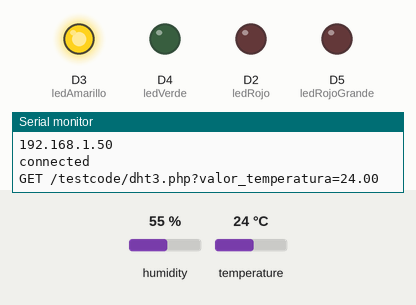
This sketch was run on a simulated ESP8266 (NodeMCU). Shown: output pins drawn as LEDs (lit = HIGH), the last lines printed to the serial monitor. Inputs (shaded band) come from the test bench; at power-on: temperature 24 °C, humidity 55 %. WiFi joins after 1.5 s; servers stay silent unless stated.

Above: at 2.7 s.
2.8 s: temperature set to 12 °C
At 7.6 s:
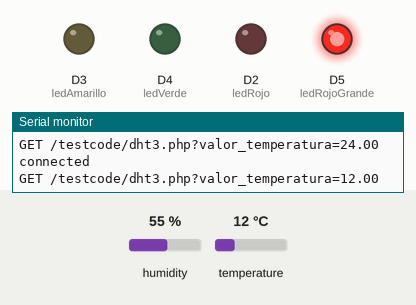
8.6 s: temperature set to 28 °C
At 12.5 s:
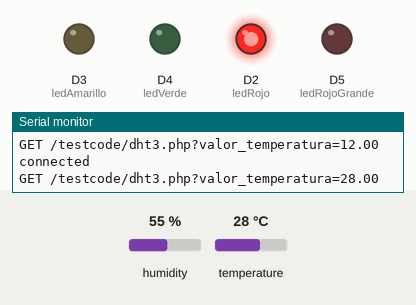
14.4 s: temperature set to 19 °C
At 18.5 s:
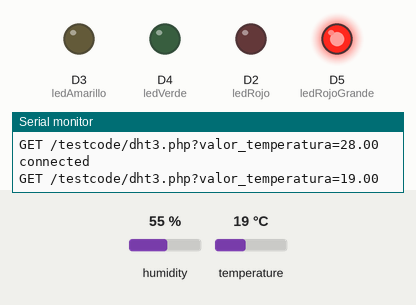
20.2 s: temperature set to 33 °C
At 23.3 s:
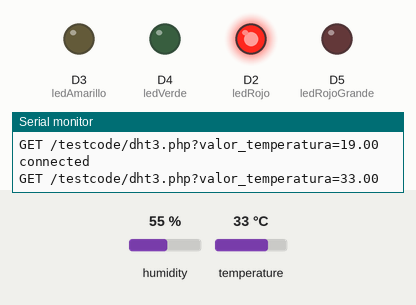
Timing chart, 0 to 24.8 s (numbered marks = the images above; inputs shaded):
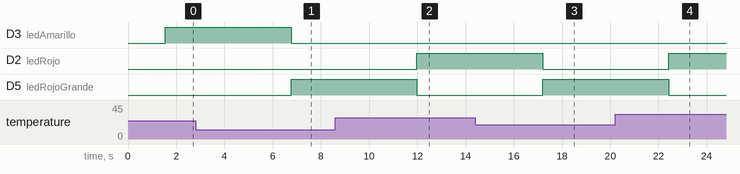

The sketch:

situacionProblema2.ino
```cpp
#include <DHT.h>
#include <SPI.h>
#include <ESP8266WiFi.h>
#include <PubSubClient.h>
#include <NTPClient.h>
#include <WiFiUdp.h>

byte mac[] = { 0xDE, 0xAD, 0xBE, 0xEF, 0xFE, 0xED }; //Setting MAC Address
int ledRojo = D2;
int ledAmarillo = D3;
int ledVerde = D4;
int ledRojoGrande = D5;
#define DHTTYPE DHT11
#define DHTPIN D1
DHT dht(DHTPIN, DHTTYPE);
const char* ssid = "INFINITUMF69C_2.4";
const char* password = "NtNXDq6zjk";
float temperatureData;
int tiempoIntervalo = 5000;
float temp1 = 23;
float temp2 = 24;
float temp3 = 25;


char server[] = "192.168.1.69";
IPAddress ip(192,168,0,177);

WiFiClient client;

/* Setup for Ethernet and RFID */
void setup_wifi() {

  delay(10);
  Serial.println();
  Serial.print("Connecting to ");
  Serial.println(ssid);

  WiFi.mode(WIFI_STA);
  WiFi.begin(ssid, password);

  while (WiFi.status() != WL_CONNECTED) {
    delay(500);
    Serial.print(".");
  }

  randomSeed(micros());
  Serial.println("");
  Serial.println("WiFi connected");
  Serial.println("IP address: ");
  Serial.println(WiFi.localIP());
}

void setup() {
  Serial.begin(9600);
  dht.begin();
  setup_wifi();
  pinMode(ledRojo,OUTPUT);
  pinMode(ledAmarillo,OUTPUT);
  pinMode(ledVerde,OUTPUT);
  pinMode(ledRojoGrande,OUTPUT);
}
//------------------------------------------------------------------------------


/* Infinite Loop */
void loop(){
  temperatureData = dht.readTemperature();
  if (temperatureData >= temp3){
    digitalWrite(ledRojo,HIGH);
    digitalWrite(ledAmarillo,LOW);
    digitalWrite(ledVerde,LOW);
    digitalWrite(ledRojoGrande,LOW);
  }
  else if (temperatureData >= temp2){
    digitalWrite(ledRojo,LOW);
    digitalWrite(ledAmarillo,HIGH);
    digitalWrite(ledVerde,LOW);
    digitalWrite(ledRojoGrande,LOW);
  }
  else if (temperatureData >= temp1){
    digitalWrite(ledRojo,LOW);
    digitalWrite(ledAmarillo,LOW);
    digitalWrite(ledVerde,HIGH);
    digitalWrite(ledRojoGrande,LOW);
  }
  else{
    digitalWrite(ledRojo,LOW);
    digitalWrite(ledAmarillo,LOW);
    digitalWrite(ledVerde,LOW);
    digitalWrite(ledRojoGrande,HIGH);
  }
  Sending_To_phpmyadmindatabase();
  delay(tiempoIntervalo);
}

  void Sending_To_phpmyadmindatabase()   //CONNECTING WITH MYSQL
 {
   if (client.connect(server, 80)) {
    Serial.println("connected");
    // Make a HTTP request:
    Serial.print("GET /testcode/dht3.php?valor_temperatura=");
    client.print("GET /testcode/dht3.php?valor_temperatura=");     //YOUR URL
    Serial.println(temperatureData);
    client.print(temperatureData);
    client.print(" ");      //SPACE BEFORE HTTP/1.1
    client.print("HTTP/1.1");
    client.println();
    client.println("Host: 192.168.1.69");
    client.println("Connection: close");
    client.println();
  } else {
    // if you didn't get a connection to the server:
    Serial.println("connection failed");
  }
 }
```

Measured:
- after the input at 2.8 s, D3 (ledAmarillo): HIGH → LOW after 4.0 s; D5 (ledRojoGrande): LOW → HIGH after 4.0 s
- after the input at 8.6 s, D2 (ledRojo): LOW → HIGH after 3.4 s; D5 (ledRojoGrande): HIGH → LOW after 3.4 s
- after the input at 14.4 s, D2 (ledRojo): HIGH → LOW after 2.8 s; D5 (ledRojoGrande): LOW → HIGH after 2.8 s
- after the input at 20.2 s, D2 (ledRojo): LOW → HIGH after 2.2 s; D5 (ledRojoGrande): HIGH → LOW after 2.2 s
